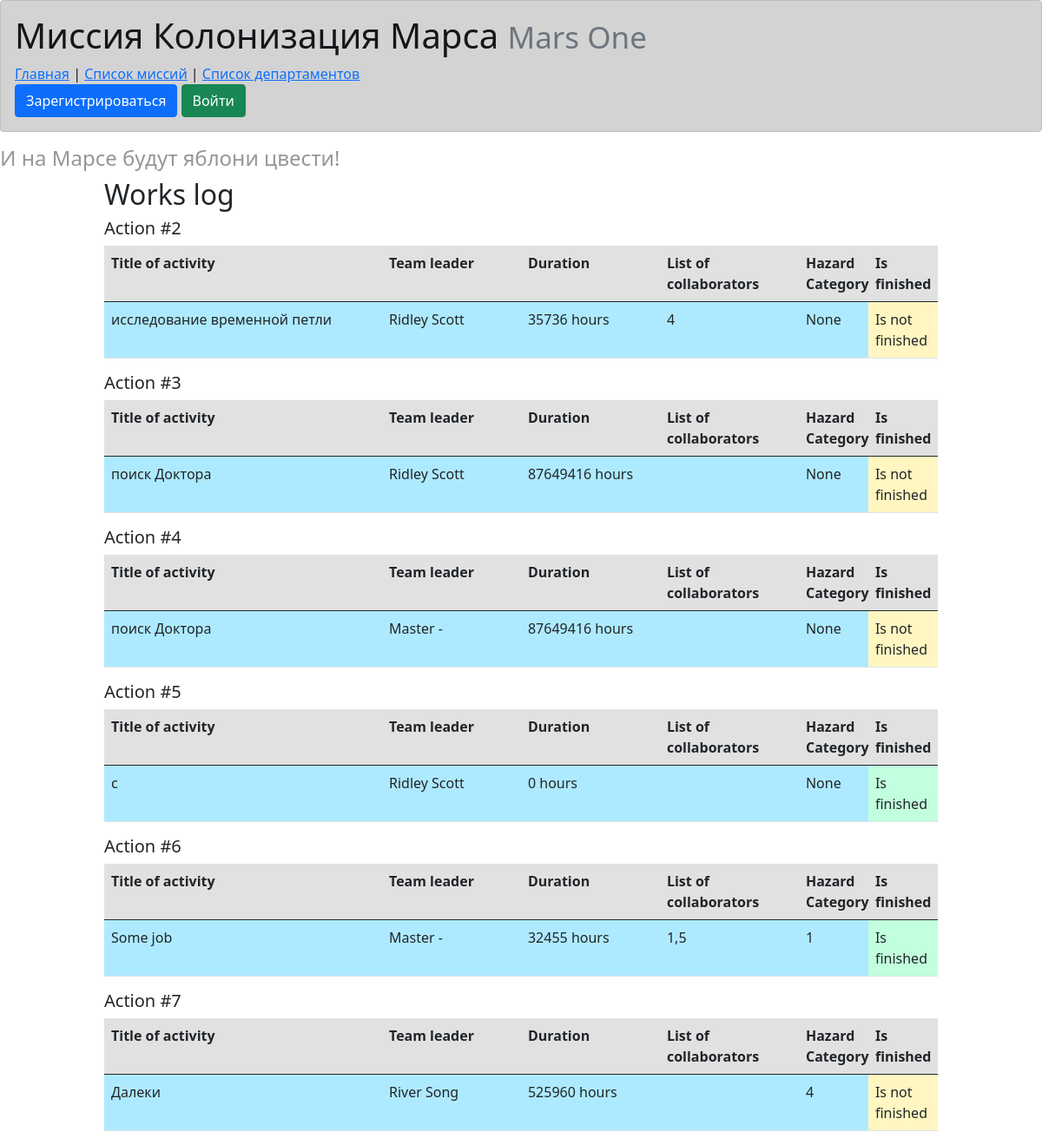
Page /jobs on the committed database.
### data/jobs.py (models this page shows, shortened)
class Jobs(SqlAlchemyBase):
    __tablename__ = 'jobs'
    id = sqlalchemy.Column(sqlalchemy.Integer,
                           primary_key=True, autoincrement=True)
    team_leader = sqlalchemy.Column(sqlalchemy.Integer, sqlalchemy.ForeignKey('users.id'),
                                    nullable=True)
    job = sqlalchemy.Column(sqlalchemy.String, nullable=True)
    work_size = sqlalchemy.Column(sqlalchemy.Integer, nullable=True)
    collaborators = sqlalchemy.Column(sqlalchemy.String, nullable=True)
    start_date = sqlalchemy.Column(sqlalchemy.DateTime, default=datetime.datetime.now)
    end_date = sqlalchemy.Column(sqlalchemy.DateTime, default=datetime.datetime.now)
    is_finished = sqlalchemy.Column(sqlalchemy.Boolean, default=True)
    user = orm.relationship("User")
    categories = orm.relationship("Category",
                                  secondary="association",
                                  backref="jobs")

### main.py (the view)
@app.route('/jobs')
def list_jobs():
    db_sess = db_session.create_session()
    res = db_sess.query(Jobs).all()
    data = []
    for job in res:
        title = job.job
        time = f'{round((job.end_date - job.start_date).total_seconds() / 3600)} hours'
        team_leader = job.user.name + ' ' + job.user.surname
        collab = job.collaborators
        f = job.is_finished
        lvl = job.categories[-1].level if len(job.categories) else None
        data.append([title, team_leader, time, collab, f, job.user.id, job.id, lvl])
    return render_template('jobs.html', jobs=data)

### data/db_session.py (called while the page is built)
def create_session() -> Session:
    global __factory
    return __factory()

### templates/jobs.html (shortened to what this page needs)
{% extends "base.html" %}
{% block content %}
<h2 id="spec2">Works log</h2>
<div id="work_logs">
{% for job in jobs %}
{% set clr = "#c2ffde" if job[4] else "#fff6c1" %}
<h5>Action #{{ job[6] }}</h5>
<table class="table">
  <thead class="thead-light">
    <tr class="d-flex" style="background-color: #e1e1e1">
      <th scope="col" class="col-4">Title of activity</th>
      <th scope="col" class="col-2">Team leader</th>
      <th scope="col" class="col-2">Duration</th>
      <th scope="col" class="col-2">List of collaborators</th>
        <th scope="col" class="col-1">Hazard Category</th>
      <th scope="col" class="col-1">Is finished</th>
    </tr>
  </thead>
  <tbody>
    <tr class="d-flex" style="background-color: #aeeaff">
      <td class="col-4">{{ job[0] }}</td>
      <td class="col-2">{{ job[1] }}</td>
      <td class="col-2">{{ job[2] }}</td>
      <td class="col-2">{{ job[3] }}</td>
      <td class="col-1">{{ job[7] }}</td>
      <td class="col-1" style="background-color: {{ clr }}">{{ "Is finished" if job[4] else "Is not finished" }}</td>
    </tr>
  </tbody>
</table>
{% endfor %}
</div>
{% endblock %}

### static/css/style.css (style rules this page uses)
h2 { margin-left: 20%; }
#work_logs { max-width: 80%; margin-left: 10%; margin-right: 10%; }
#spec2 { margin-left: 10%; }

### rows in the picture
Jobs: id "2", job "исследование временной петли", job "Ridley Scott", job "35736 hours", collaborators "4", job "None", value "Is not finished"
Jobs: id "3", job "поиск Доктора", job "Ridley Scott", job "87649416 hours", job "None", value "Is not finished"
Jobs: job "4", job "поиск Доктора", job "Master -", job "87649416 hours", job "None", value "Is not finished"
Jobs: id "6", job "Some job", job "Master -", job "32455 hours", collaborators "1,5", is_finished "1", value "Is finished"
Jobs: id "7", job "Далеки", job "River Song", job "525960 hours", job "4", value "Is not finished"

### other values in the picture
{{ job[6] }} "5"
{{ job[0] }} "c"
{{ job[1] }} "Ridley Scott"
{{ job[2] }} "0 hours"
{{ job[7] }} "None"
{{ "Is finished" if job[4] else "Is not finished" }} "Is finished"
